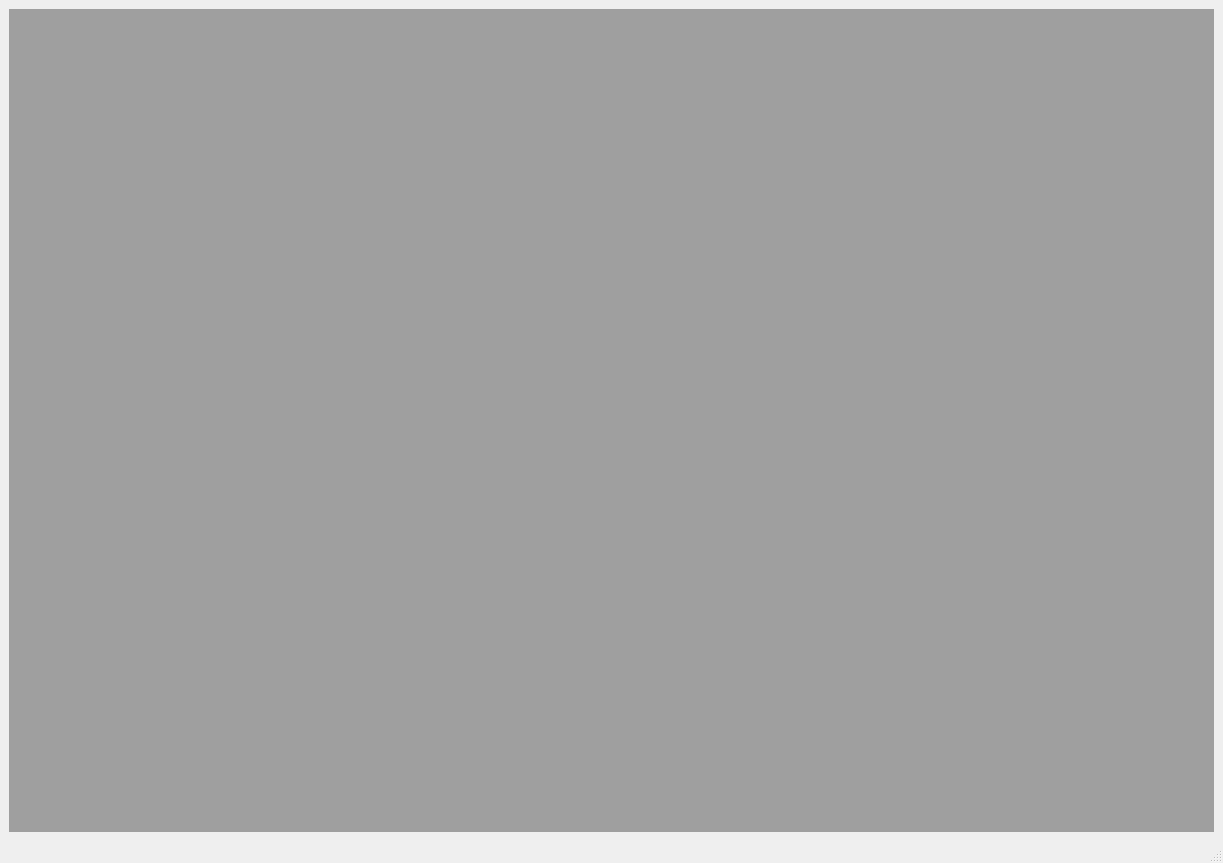
<?xml version="1.0" encoding="UTF-8"?>
<ui version="4.0">
 <class>MainWindow</class>
 <widget class="QMainWindow" name="MainWindow">
  <property name="geometry">
   <rect>
    <x>0</x>
    <y>0</y>
    <width>1223</width>
    <height>863</height>
   </rect>
  </property>
  <property name="windowTitle">
   <string>MainWindow</string>
  </property>
  <widget class="QWidget" name="centralwidget">
   <layout class="QVBoxLayout" name="verticalLayout_3">
    <item>
     <widget class="QMdiArea" name="mdiArea"/>
    </item>
   </layout>
  </widget>
  <widget class="QMenuBar" name="menubar">
   <property name="geometry">
    <rect>
     <x>0</x>
     <y>0</y>
     <width>1223</width>
     <height>25</height>
    </rect>
   </property>
  </widget>
  <widget class="QStatusBar" name="statusbar"/>
 </widget>
 <resources/>
 <connections/>
</ui>
